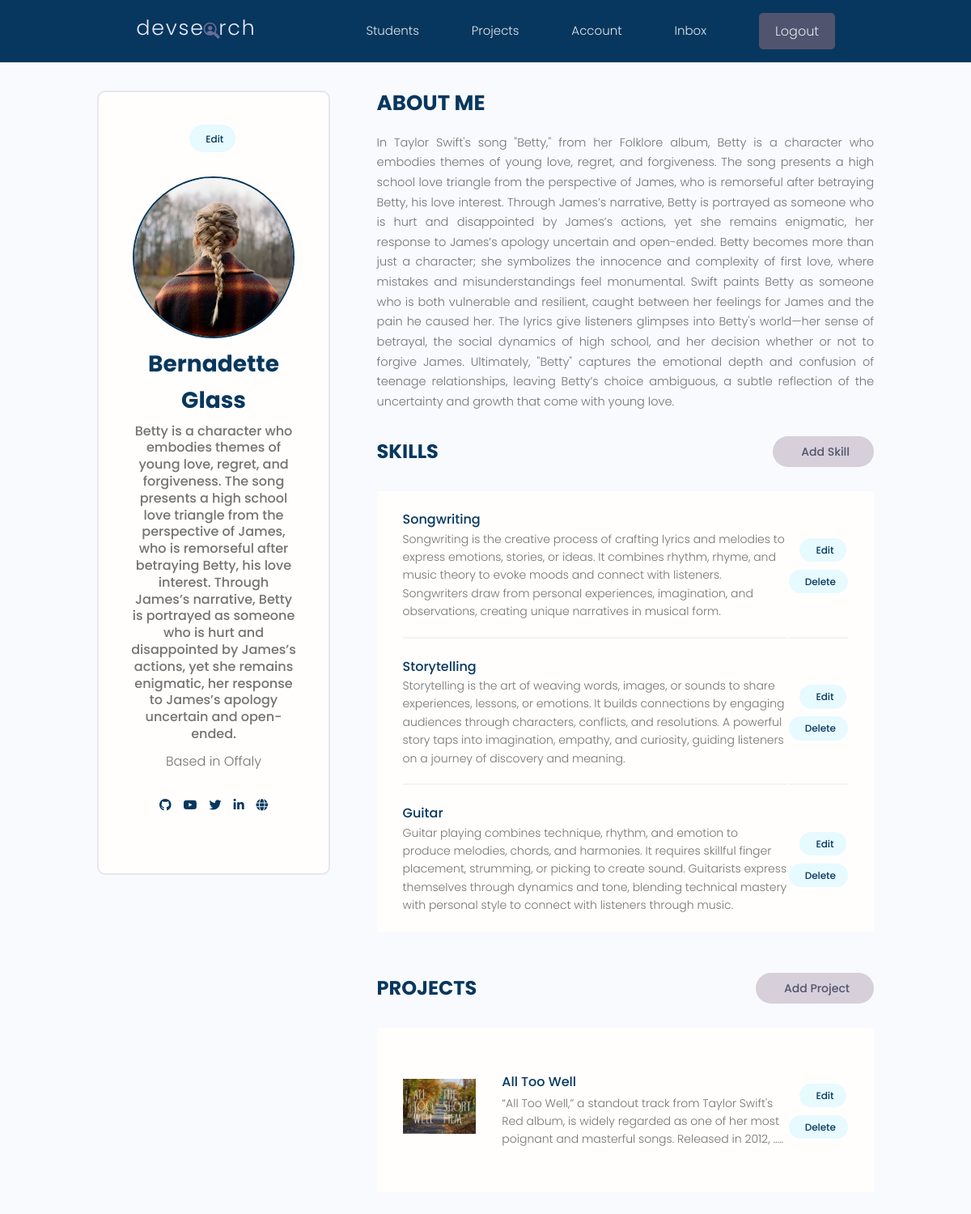
/account/ (signed in), run on the app's committed database.
### users/models.py (models this page shows, shortened)
class Profile(models.Model):
    user = models.OneToOneField(User, on_delete=models.CASCADE, null=True,blank=True) # One User has One Profile
    username = models.CharField(max_length=200 , null=True,blank=True)
    location = models.CharField(max_length=200 , null=True,blank=True)
    name = models.CharField(max_length=200 , null=True,blank=True)
    email = models.EmailField(max_length=200 , null=True,blank=True)
    short_intro = models.TextField(null=True,blank=True)
    bio  = models.TextField(null=True,blank=True)
    profile_image = models.ImageField(null=True,blank=True, upload_to='profiles/',
                                      default="https://res.cloudinary.com/dw32qih2n/image/upload/v1733050419/user_default_jgcypw.png"
                                      )
    social_github = models.CharField(max_length=200,null=True,blank=True)
    social_x = models.CharField(max_length=200 , null=True,blank=True)
    social_linkdin = models.CharField(max_length=200 , null=True,blank=True)
    social_youtube = models.CharField(max_length=200 , null=True,blank=True)
    social_website = models.CharField(max_length=200 , null=True,blank=True)
    created = models.DateTimeField(auto_now_add=True)
    id = models.UUIDField(default=uuid.uuid4, unique=True, primary_key=True,editable=False)
    class Meta:
        ordering = ['name'] # "-" orders by descending
    @property
    def imageURL(self):
        BASE_DIR = Path(__file__).resolve().parent.parent
        os.path.join(BASE_DIR, 'templates')
        try:
            url = self.profile_image.url
        except:
            url= "https://res.cloudinary.com/dw32qih2n/image/upload/v1733050419/user_default_jgcypw.png"
        return url

class Skill(models.Model):
    owner = models.ForeignKey(Profile,on_delete = models.CASCADE, null = True, blank=True)
    name = models.CharField(max_length=200 , null=True,blank=True)
    description = models.TextField(null=True, blank=True)
    created = models.DateTimeField(auto_now_add=True)

### projects/models.py (models this page shows, shortened)
class Project(models.Model):
    owner = models.ForeignKey(
        Profile,null= True,blank=True,on_delete=models.CASCADE
        )
    title = models.CharField(max_length=200)
    description =  models.TextField(null=True, blank=True) ##blank tells django wether to Allow blank on the formas for this filed
    featured_image =  models.ImageField(null=True, blank=True,
                                        default="https://res.cloudinary.com/dw32qih2n/image/upload/v1733065323/default_da6aid.jpg"
                                        )
    demo_link = models.CharField(max_length=2000,null=True,blank=True)
    source_link = models.CharField(max_length=2000,null=True,blank=True)
    tags = models.ManyToManyField(Tag,blank=True)  ##'' around the tag referenece is required because the Tag model is below in The .py file
    vote_total = models.IntegerField(default=0,null=True,blank=True)
    vote_ratio = models.IntegerField(default=0,null=True,blank=True)
    created = models.DateTimeField(auto_now_add=True)
    id = models.UUIDField(default=uuid.uuid4, unique=True, primary_key=True,editable=False)
    class Meta:
        ordering = ['-vote_ratio','-vote_total','created']
    @property
    def imageURL(self):
        try:
            url = self.featured_image.url
        except:
            url = ''
        return url

### users/views.py (the view)
# urls.py: path('account/', views.userAccount, name= "account"),
@login_required(login_url='login')
def userAccount(request):
    profile = request.user.profile
    skills  = profile.skill_set.all() # get all skills  -  different to what userProfile (seperated to stills with and without descriptions)
    projects = profile.project_set.all()
    context = {'profile' : profile , 'skills' : skills , 'projects' : projects}
    return render(request, 'users/account.html', context)

### users/templates/users/account.html (shortened to what this page needs)
{% extends 'main.html' %}
{% load static %}
{% block content %}
  <main class="settingsPage profile my-md">
    <div class="container">
      <div class="layout">
        <div class="column column--1of3">
          <div class="card text-center">
            <div class="card__body dev">
              <a class="tag tag--pill tag--main settings__btn" href="{% url 'edit-account' %}"> Edit</a>
              <img class="avatar avatar--xl dev__avatar" src="{{profile.imageURL}}" />
              <h2 class="dev__name">{{profile.name}}</h2>
              <p class="dev__title">{{profile.short_intro}}</p>
              <p class="dev__location">Based in {{profile.location}}</p>
              <ul class="dev__social">
                {% if profile.social_github %}
                <li>
                  <a title="Github" href="https://{{ profile.social_github }}" target="_blank"><i class="fab fa-github"></i></a>
                </li>
                {% endif %}
                {% if profile.social_youtube %}
                <li>
                  <a title="YouTube" href="https://{{ profile.social_youtube }}" target="_blank"><i class="fab fa-youtube"></i></a>
                </li>
                {% endif %}
                {% if profile.social_x %}
                <li>
                  <a title="Twitter" href="https://{{ profile.social_x }}" target="_blank"><i class="fab fa-twitter"></i></a>
                </li>
                {% endif %}
                {% if profile.social_linkdin %}
                <li>
                  <a title="LinkedIn" href="https://{{ profile.social_linkdin }}" target="_blank"><i class="fab fa-linkedin-in"></i></a>
                </li>
                {% endif %}
                {% if profile.social_website %}
                <li>
                  <a title="Personal Website" href="https://{{ profile.social_website }}" target="_blank"><i class="fas fa-globe"></i></i></a>
                </li>
                {% endif %}
              </ul>
            </div>
          </div>
        </div>
        <div class="column column--2of3">
          <div class="devInfo">
            <h3 class="devInfo__title">About Me</h3>
            <p class="devInfo__about">
              {{profile.bio}}
            </p>
          </div>
          <div class="settings">
            <h3 class="settings__title">Skills</h3>
            <a class="tag tag--pill tag--sub settings__btn tag--lg" href="{% url 'create-skill' %}"> Add Skill</a>
          </div>
          <table class="settings__table">
            {% for skill in skills %}
            <tr>
              <td class="settings__tableInfo">
                <h4>{{skill.name}}</h4>
                <p>
                  {{skill.description}}
                </p>
              </td>
              <td class="settings__tableActions">
                <a class="tag tag--pill tag--main settings__btn" href="{% url 'update-skill' skill.id %}"> Edit</a>
                <a class="tag tag--pill tag--main settings__btn" href="{% url 'delete-skill' skill.id %}?next=/account">
                  Delete</a>
              </td>
            </tr>
            {% endfor %}
          </table>
          <div class="settings">
            <h3 class="settings__title">Projects</h3>
            <a class="tag tag--pill tag--sub settings__btn tag--lg" href="{% url 'create-project' %}"> Add Project</a>
          </div>
          <table class="settings__table">
            {% for project in projects %}
            <tr>
              <td class="settings__thumbnail">
                <a href="{% url 'project' project.id %}"><img src="{{ project.imageURL }}" alt="Project Thumbnail" /></a>
              </td>
              <td class="settings__tableInfo">
                <a href="{% url 'project' project.id %}"> {{ project.title}}</a>
                <p>
                  {{project.description|slice:"150"}} .....
                </p>
              </td>
              <td class="settings__tableActions">
                <a class="tag tag--pill tag--main settings__btn" href="{% url 'update-project' project.id %}"> Edit</a>
                <a class="tag tag--pill tag--main settings__btn" href="{% url 'delete-project' project.id %}?next=/account">
                  Delete</a>
              </td>
            </tr>
            {% endfor %}
          </table>
        </div>
      </div>
    </div>
  </main>
  {% endblock content %}

### static/styles/app.css (style rules this page uses)
:root { --color-sub: var(--color-main); }
.card { border: 2px solid var(--color-light); }
img { width: 100%; }
.profile .card > .dev { padding: 4rem; }
.dev__avatar { display: block; margin: auto; }
.dev__name { color: var(--color-sub); font-size: 2.8rem; font-weight: 700; margin-top: 1rem; margin-bottom: 0.5rem; }
.dev__title { font-size: 1.6rem; font-weight: 500; line-height: 1.3; }
.dev__location { margin-top: 1rem; }
.dev__social { margin: 3rem 0; list-style: none; display: flex; justify-content: center; gap: 1.5rem; }
.devInfo { margin-bottom: 3rem; }
.devInfo__title, .devInfo__subtitle { font-size: 2.6rem; color: var(--color-sub); text-transform: uppercase; font-weight: 700; margin-bottom: 1.5rem; }
.devInfo__about, .devSkill__info { font-size: 1.45rem; line-height: 1.7; text-align: justify; }
.settingsPage .dev > .settings__btn { display: inline-block; margin-bottom: 3rem; }
.settings { display: flex; justify-content: space-between; align-items: center; }
.settings__title { font-size: 2.4rem; text-transform: uppercase; font-weight: 700; color: var(--color-sub); }
.settings__table { margin-top: 3rem; margin-bottom: 5rem; padding: 0 3rem; background: var(--color-white); }
.settings__table tr { width: 100%; }
.settings__table tr > td { padding: 2rem 0; }
.settings__table tr:not(:last-child) td { border-bottom: 2px solid var(--color-white-light); }
.settings__thumbnail { width: 23%; min-width: 10rem; }
.settings__thumbnail img { padding-right: 3rem; height: 15rem; object-fit: contain; }
.settings__tableInfo { width: 100%; }
.settings__tableInfo h4, .settings__tableInfo a { padding-right: 1rem; width: auto; font-size: 1.6rem; font-weight: 500; color: var(--color-sub); }
.settings__tableInfo p { font-size: 1.4rem; }
.settings__tableActions { text-align: right; }

### static/uikit/styles/modules/_variables.css (style rules this page uses)
:root { --color-main: #07375e; --color-main-light: #e6faff; --color-sub: #3f4156; --color-sub-light: #51546e; --color-sub-lighter: rgb(215, 207, 218); --color-text: #737373; --color-gray: #8b8b8b; --color-light: #e5e7eb; --color-light-gray: #767676; --color-bg: #f8fafd; --color-white: #fffefd; --color-white-light: #f3f3f3; --color-success: #359e64; --color-success-bg: #def8e8; --color-error: #fc4b0b; --color-error-bg: #fff2ee; --font-base: 'Poppins', arial, helvetica, 'Segoe UI', roboto, ubuntu, sans-serif; --font-monospace: 'Fira Code', 'Courier New', courier, monospace; --font-regular: 300; --font-medium: 500; --font-bold: 700; --generic-shadow: 1px 1px 5px #00000010; --generic-transition: all 0.3s ease-in-out; }

### static/uikit/styles/modules/_base.css (style rules this page uses)
* { margin: 0; padding: 0; box-sizing: border-box; text-rendering: optimizeLegibility; color: inherit; font-size: inherit; }
html { font-size: 50%; }
@media only screen and (min-width: 480px) { html { font-size: 56.25%; } }
@media only screen and (min-width: 1200px) { html { font-size: 62.5%; } }
body { line-height: 1.6; font-weight: 400; font-size: 1.5rem; color: var(--color-text); background-color: var(--color-bg); min-height: 100vh; }

### static/uikit/styles/modules/_typography.css (style rules this page uses)
* { font-family: var(--font-base); }
h2 { font-size: 3.6rem; font-weight: var(--font-bold); }
h3 { font-size: 3.2rem; font-weight: var(--font-medium); }
h4 { font-size: 2.8rem; font-weight: var(--font-medium); }
p, span, strong { font-size: 1.6rem; color: var(--color-text); font-weight: var(--font-regular); }
a { padding-bottom: 2px; text-decoration: none; display: inline-block; color: var(--color-main); font-weight: var(--font-medium); }

### static/uikit/styles/modules/_utilities.css (style rules this page uses)
.container { width: 92%; max-width: 165rem; margin: 0 auto; box-sizing: border-box; }
@media screen and (min-width: 1000px) { .container { width: 90%; } }
@media screen and (min-width: 1200px) { .container { width: 80%; } }
.text-center { text-align: center; }
.my-md { margin: 3rem auto; }

### static/uikit/styles/modules/_avatar.css (style rules this page uses)
.avatar { border-radius: 50%; border: 2px solid var(--color-main); object-fit: cover; }
.avatar--xl { height: 20rem; width: 20rem; }

### static/uikit/styles/modules/_card.css (style rules this page uses)
.card { border-radius: 1rem; background-color: var(--color-white); border: 1.5px solid var(--color-light); width: auto; height: auto; margin-top: 0.5rem; margin-bottom: 0.5rem; overflow: hidden; }
.card__body, .card__header { padding: 2rem 2.5rem; }

### static/uikit/styles/modules/_layout.css (style rules this page uses)
.layout { display: flex; flex-flow: row wrap; justify-content: space-between; }
.layout > .column { margin-bottom: 3rem; }
.layout > .column.column--1of3 { flex-basis: 30%; }
.layout > .column.column--2of3 { flex-basis: 64%; }

### data on the page
Profile: imageURL (picture), name "Bernadette Glass", short_intro "Betty is a character who embodies themes of young love, regret, and forgiveness. The song presents a high school love triangle from the perspective of James, who is remorseful after betraying Betty, his love interest. Through James’s narrative, Betty is portrayed as someone who is hurt and disappointed by James’s actions, yet she remains enigmatic, her response to James’s apology uncertain and open-ended.", location "Offaly", bio "In Taylor Swift's song \"Betty,\" from her Folklore album, Betty is a character who embodies themes of young love, regret, and forgiveness. The song presents a high school love triangle from the perspective of James, who is remorseful after betraying Betty, his love interest. Through James’s narrative, Betty is portrayed as someone who is hurt and disappointed by James’s actions, yet she remains enigmatic, her response to James’s apology uncertain and open-ended. Betty becomes more than just a character; she symbolizes the innocence and complexity of first love, where mistakes and misunderstandings feel monumental. Swift paints Betty as someone who is both vulnerable and resilient, caught…"
Skill: name "Songwriting", description "Songwriting is the creative process of crafting lyrics and melodies to express emotions, stories, or ideas. It combines rhythm, rhyme, and music theory to evoke moods and connect with listeners. Songwriters draw from personal experiences, imagination, and observations, creating unique narratives in musical form."
Skill: name "Storytelling", description "Storytelling is the art of weaving words, images, or sounds to share experiences, lessons, or emotions. It builds connections by engaging audiences through characters, conflicts, and resolutions. A powerful story taps into imagination, empathy, and curiosity, guiding listeners on a journey of discovery and meaning."
Skill: name "Guitar", description "Guitar playing combines technique, rhythm, and emotion to produce melodies, chords, and harmonies. It requires skillful finger placement, strumming, or picking to create sound. Guitarists express themselves through dynamics and tone, blending technical mastery with personal style to connect with listeners through music."
Project: imageURL (picture), title "All Too Well", description "“All Too Well,” a standout track from Taylor Swift's Red album, is widely regarded as one of her most poignant and masterful songs. Released in 2012,"
